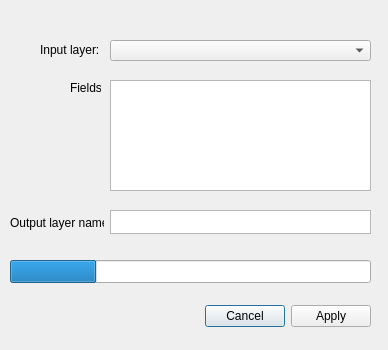
<?xml version="1.0" encoding="UTF-8"?>
<ui version="4.0">
 <class>DissolveRelatedDialogBase</class>
 <widget class="QDialog" name="DissolveRelatedDialogBase">
  <property name="geometry">
   <rect>
    <x>0</x>
    <y>0</y>
    <width>388</width>
    <height>350</height>
   </rect>
  </property>
  <property name="sizePolicy">
   <sizepolicy hsizetype="Preferred" vsizetype="Preferred">
    <horstretch>0</horstretch>
    <verstretch>0</verstretch>
   </sizepolicy>
  </property>
  <property name="minimumSize">
   <size>
    <width>388</width>
    <height>350</height>
   </size>
  </property>
  <property name="maximumSize">
   <size>
    <width>388</width>
    <height>350</height>
   </size>
  </property>
  <property name="windowTitle">
   <string>Dissolve Related</string>
  </property>
  <widget class="QDialogButtonBox" name="button_box">
   <property name="geometry">
    <rect>
     <x>30</x>
     <y>300</y>
     <width>341</width>
     <height>32</height>
    </rect>
   </property>
   <property name="orientation">
    <enum>Qt::Horizontal</enum>
   </property>
   <property name="standardButtons">
    <set>QDialogButtonBox::Apply|QDialogButtonBox::Cancel</set>
   </property>
  </widget>
  <widget class="QComboBox" name="layerComboBox">
   <property name="geometry">
    <rect>
     <x>110</x>
     <y>40</y>
     <width>261</width>
     <height>21</height>
    </rect>
   </property>
  </widget>
  <widget class="QLabel" name="layerLabel">
   <property name="geometry">
    <rect>
     <x>40</x>
     <y>40</y>
     <width>61</width>
     <height>20</height>
    </rect>
   </property>
   <property name="text">
    <string>Input layer:</string>
   </property>
  </widget>
  <widget class="QListWidget" name="fieldsListWidget">
   <property name="geometry">
    <rect>
     <x>110</x>
     <y>80</y>
     <width>261</width>
     <height>111</height>
    </rect>
   </property>
  </widget>
  <widget class="QLabel" name="fieldsLabel">
   <property name="geometry">
    <rect>
     <x>70</x>
     <y>80</y>
     <width>31</width>
     <height>16</height>
    </rect>
   </property>
   <property name="text">
    <string>Fields:</string>
   </property>
  </widget>
  <widget class="QTextEdit" name="outputLayerNameTextEdit">
   <property name="geometry">
    <rect>
     <x>110</x>
     <y>210</y>
     <width>261</width>
     <height>24</height>
    </rect>
   </property>
  </widget>
  <widget class="QLabel" name="outputLayerNameLabel">
   <property name="geometry">
    <rect>
     <x>10</x>
     <y>215</y>
     <width>94</width>
     <height>16</height>
    </rect>
   </property>
   <property name="text">
    <string>Output layer name:</string>
   </property>
  </widget>
  <widget class="QProgressBar" name="progressBar">
   <property name="geometry">
    <rect>
     <x>10</x>
     <y>260</y>
     <width>361</width>
     <height>23</height>
    </rect>
   </property>
   <property name="layoutDirection">
    <enum>Qt::LeftToRight</enum>
   </property>
   <property name="value">
    <number>24</number>
   </property>
   <property name="textVisible">
    <bool>false</bool>
   </property>
  </widget>
 </widget>
 <resources/>
 <connections>
  <connection>
   <sender>button_box</sender>
   <signal>accepted()</signal>
   <receiver>DissolveRelatedDialogBase</receiver>
   <slot>accept()</slot>
   <hints>
    <hint type="sourcelabel">
     <x>20</x>
     <y>20</y>
    </hint>
    <hint type="destinationlabel">
     <x>20</x>
     <y>20</y>
    </hint>
   </hints>
  </connection>
  <connection>
   <sender>button_box</sender>
   <signal>rejected()</signal>
   <receiver>DissolveRelatedDialogBase</receiver>
   <slot>reject()</slot>
   <hints>
    <hint type="sourcelabel">
     <x>20</x>
     <y>20</y>
    </hint>
    <hint type="destinationlabel">
     <x>20</x>
     <y>20</y>
    </hint>
   </hints>
  </connection>
 </connections>
</ui>
